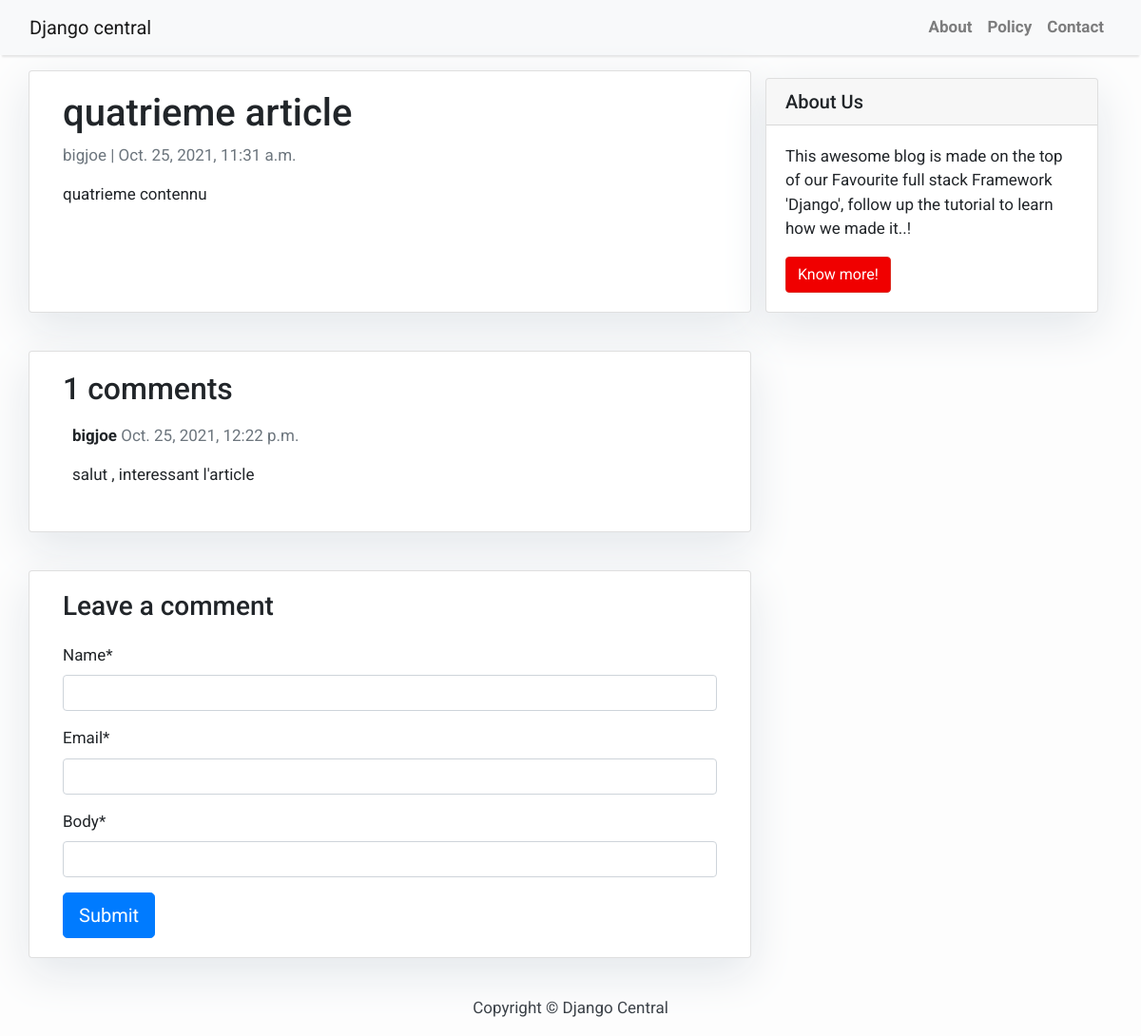
/quatrieme-article/, run on the app's committed database.
### blog/models.py (models this page shows, shortened)
class Post(models.Model):
    title = models.CharField(max_length=200, unique=True)
    slug = models.SlugField(max_length=200, unique=True)
    author = models.ForeignKey(User, on_delete= models.CASCADE,related_name='blog_posts')
    updated_on = models.DateTimeField(auto_now= True)
    content = models.TextField()
    created_on = models.DateTimeField(auto_now_add=True)
    status = models.IntegerField(choices=STATUS, default=0)
    class Meta:
        ordering = ['-created_on']

class Comment(models.Model):
    post = models.ForeignKey(Post,on_delete=models.CASCADE,related_name='comments')
    name = models.CharField(max_length=80)
    email = models.EmailField()
    body = models.TextField()
    created_on = models.DateTimeField(auto_now_add=True)
    active = models.BooleanField(default=False)
    class Meta:
        ordering = ['created_on']

### blog/views.py (the view)
# urls.py: path('<slug:slug>/', views.post_detail, name='post_detail')]
def post_detail(request, slug):
    template_name = 'post_detail.html'
    post = get_object_or_404(Post, slug=slug)
    comments = post.comments.filter(active=True)
    new_comment = None
    if request.method == 'POST':
        comment_form = CommentForm(data=request.POST)
        if comment_form.is_valid():
            new_comment = comment_form.save(commit=False)
            new_comment.post = post
            new_comment.save()
    else:
        comment_form = CommentForm()
    return render(request, template_name, {'post': post,
                                           'comments': comments,
                                           'new_comment': new_comment,
                                           'comment_form': comment_form})

### blog/forms.py
class CommentForm(forms.ModelForm):
    body = forms.CharField(widget=SummernoteWidget())  # instead of forms.Textarea
    class Meta:
        model = Comment
        fields = ('name', 'email', 'body')

### blog/templates/post_detail.html (shortened to what this page needs)
{% extends 'base.html' %} {% block content %}
<div class="container">
    <div class="row">
        <div class="col-md-8 card mb-4  mt-3 left  top">
            <div class="card-body">
                <h1>{% block title %} {{ post.title }} {% endblock title %}</h1>
                <p class=" text-muted">{{ post.author }} | {{ post.created_on }}</p>
                <p class="card-text ">{{ post.content | safe }}</p>
            </div>
    </div>
    {% block sidebar %} {% include 'sidebar.html' %} {% endblock sidebar %}
    <div class="col-md-8 card mb-4  mt-3 ">
      <div class="card-body">
        <h2>{{ comments.count }} comments</h2>
        {% for comment in comments %}
        <div class="comments" style="padding: 10px;">
          <p class="font-weight-bold">
            {{ comment.name }}
            <span class=" text-muted font-weight-normal">
              {{ comment.created_on }}
            </span>
          </p>
          {{ comment.body|safe | linebreaks }}
        </div>
        {% endfor %}
      </div>
    </div>
    <div class="col-md-8 card mb-4  mt-3 ">
        {% load crispy_forms_tags %}
        <div class="card-body">
            {% if new_comment %}
            <div class="alert alert-success" role="alert">
                Your comment is awaiting moderation
            </div>
            {% else %}
            <h3>Leave a comment</h3>
        <form method="post" style="margin-top: 1.3em;">
          {{ comment_form| crispy }}
          <button type="submit" class="btn btn-primary  btn-lg">Submit</button>
        </form>
        {% endif %}
      </div>
    </div>
</div>
</div>
{% endblock content %}

### blog/templates/base.html (style rules this page uses)
body { font-family: "Roboto", sans-serif; font-size: 17px; background-color: #fdfdfd; }

### blog/templates/sidebar.html (style rules this page uses)
.card { box-shadow: 0 16px 48px #E3E7EB; }

### data on the page
Post: title "quatrieme article", author "bigjoe", created_on "Oct. 25, 2021, 11:31 a.m.", content "quatrieme contennu"
Comment: name "bigjoe", created_on "Oct. 25, 2021, 12:22 p.m.", body "salut , interessant l'article"

### other printed values
{{ comments.count }} "1"
